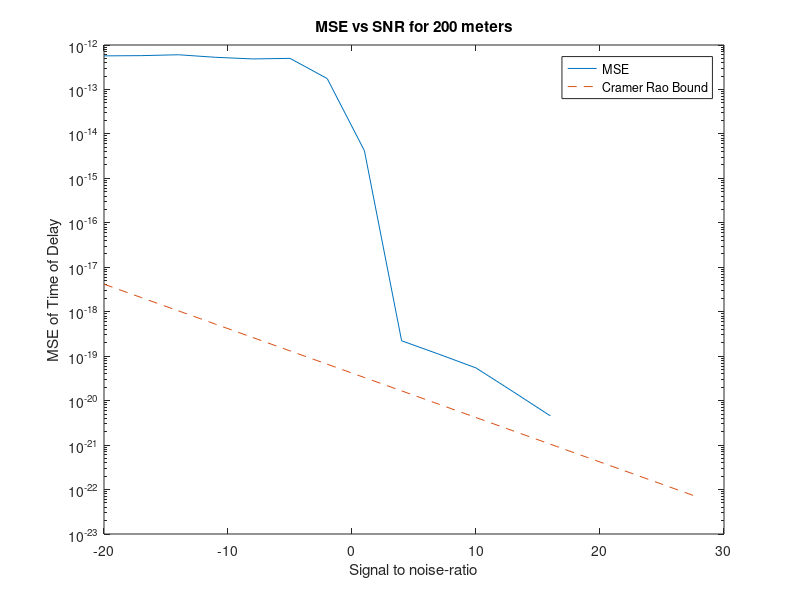
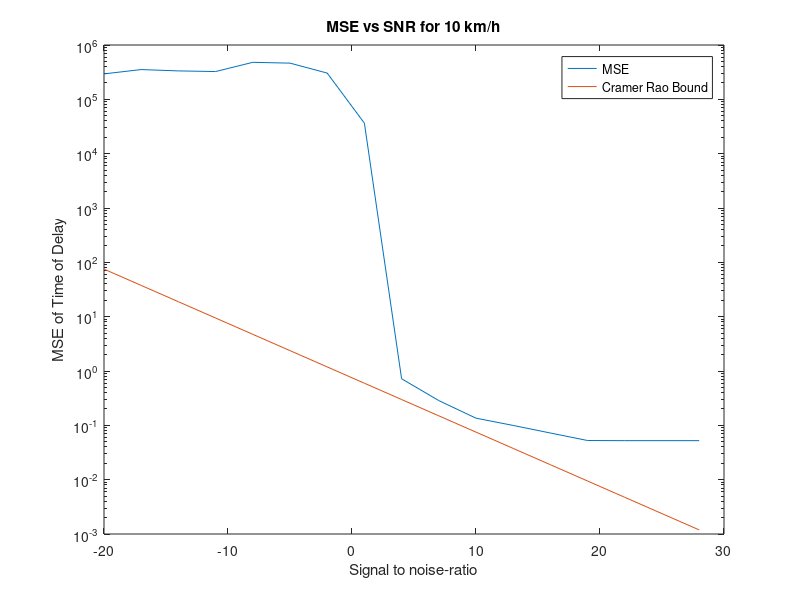
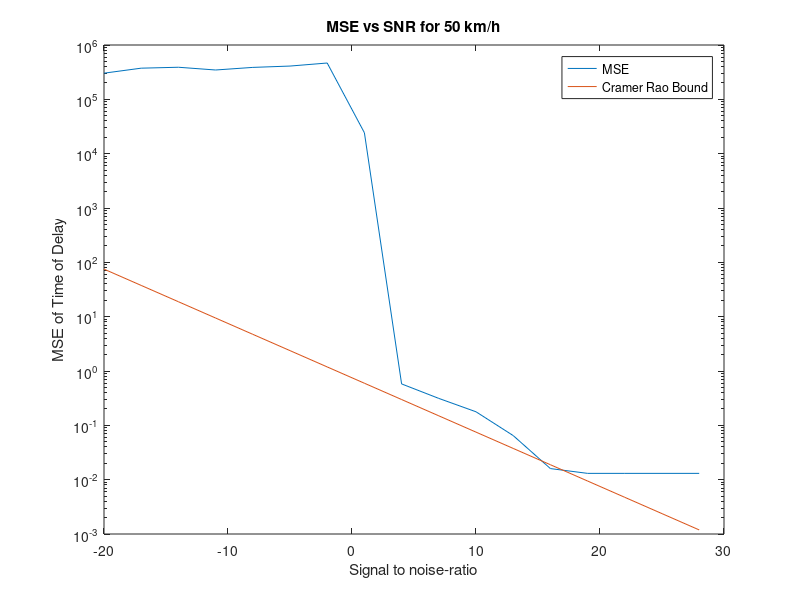
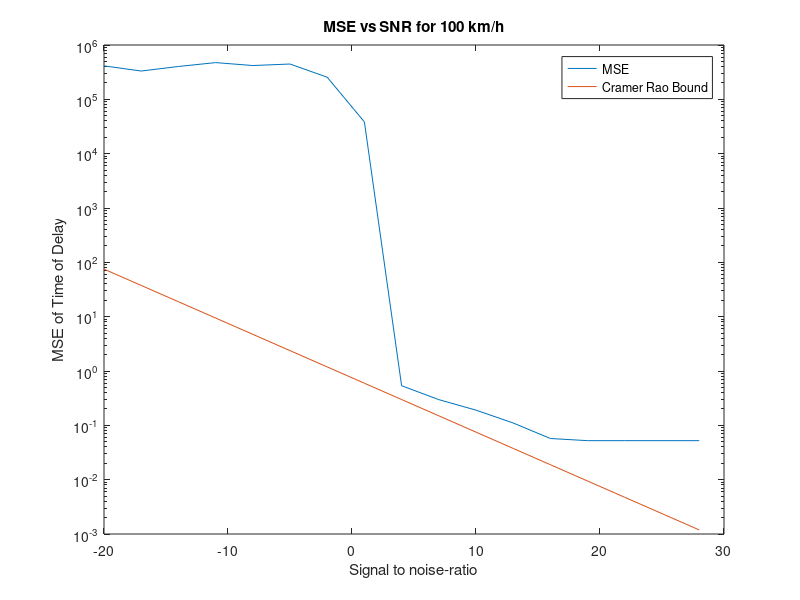

These charts were generated, in order, by the following MATLAB code:
% Homework 3a
% Digital Signal Processing
%
% Mattias Bertolino
clear all; close all; clc

% Sampling param
c = 3e8;
L = 200;
Tg = 1e-8;
Ng = 21;
ts = Tg/Ng;
tauL = 2*L/c;
T = Tg + tauL; % Time window large enough
N = ceil(T/ts);

% Policeman param - first pulse
L1 = 200; % Where the policeman stands
tau1 = 2*L1/c;
N1 = ceil(tau1/ts);

% Pulse init
sigma_w = 1e-10;
snr = -20:3:30;
A = sqrt(3*10.^(snr./10)*(sigma_w));
g = triang(Ng)';

% Preallocate
Nrun = 100;
x1 = zeros(1, N1);
tod1 = zeros(1, Nrun);
MSE_tod = zeros(1, length(snr));

for isnr = 1:length(snr)
    for run = 1:Nrun
        % Pulse generation
        w1 = sqrt(sigma_w)*randn(1, N);
        x1 = A(isnr)*[zeros(1, N1) g zeros(1, N - Ng - N1)] + w1;
        
        % Time of Delay estimation
        [xcor, lag] = xcorr(x1, g);
        [~, idx] = max(xcor.^2);
        tod1(run) = lag(idx)*ts;
    end
    MSE_tod(isnr) = mean((tod1 - tau1).^2);
end

% Cramer-Rao Bound for Time of Delay
CRB_tod = 1./(2400*10.^(snr/10)/Tg^2);

% 3a) Plot MSE for Time of Delay estimation
figure()
semilogy(snr, MSE_tod, snr, CRB_tod, '--');
xlabel('Signal to noise-ratio');
ylabel('MSE of Time of Delay');
title(['MSE vs SNR for ' num2str(L) ' meters'])
legend('MSE', 'Cramer Rao Bound')


%% 3b) MSE for Speed estimation
dt = 0.5;
v = [10 50 100 150];

% Preallocate
x2 = zeros(1, N1);
tod2 = zeros(1, Nrun);
v_est = zeros(1, Nrun);
MSE_speed = zeros(length(v), length(snr));

for iv = 1:length(v)
    % Second pulse
    tau2 = (2*(L1 - dt*v(iv)/3.6)/c);
    N2 = ceil(tau2/ts);
    for isnr = 1:length(snr)
        for run = 1:Nrun
            % Pulse generation
            w1 = sqrt(sigma_w)*randn(N, 1);
            w2 = sqrt(sigma_w)*randn(N, 1);
            x1 = A(isnr)*[zeros(1, N1) g zeros(1, N - Ng - N1)]' + w1;
            x2 = A(isnr)*[zeros(1, N2) g zeros(1, N - Ng - N2)]' + w2;
            
            % Time of Delay estimation 1
            [xcor, lag] = xcorr(x1, g);
            [~, idx] = max(xcor.^2);
            tod1(run) = lag(idx)*ts;
            
            % Time of Delay estimation 2
            [xcor, lag] = xcorr(x2, g);
            [~, idx] = max(xcor.^2);
            tod2(run) = lag(idx)*ts;
            
            % Speed estimation
            v_est(run) = c*(tod1(run) - tod2(run))/dt*0.5*3.6;
        end
        MSE_speed(iv, isnr) = mean((v_est - v(iv)).^2);
    end
end

% CRB for Speed estimation
CRB_speed = 2./(24*10.^(snr/10)/Tg^2)*(c/(2*dt))^2;

% 3b) Plot MSE for Speed estimation
for iv = 1:length(v)
    figure()
    semilogy(snr, MSE_speed(iv, :), snr, CRB_speed);
    xlabel('Signal to noise-ratio');
    ylabel('MSE of Time of Delay');
    title(['MSE vs SNR for ' num2str(v(iv)) ' km/h'])
    legend('MSE', 'Cramer Rao Bound')
end